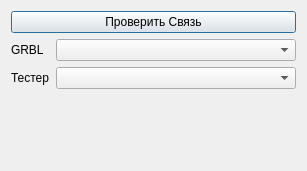
<?xml version="1.0" encoding="UTF-8"?>
<ui version="4.0">
 <class>DialogConnection</class>
 <widget class="QDialog" name="DialogConnection">
  <property name="geometry">
   <rect>
    <x>0</x>
    <y>0</y>
    <width>307</width>
    <height>171</height>
   </rect>
  </property>
  <property name="windowTitle">
   <string>Dialog</string>
  </property>
  <layout class="QFormLayout" name="formLayout">
   <item row="0" column="0" colspan="2">
    <widget class="QPushButton" name="pbPing">
     <property name="text">
      <string>Проверить Связь</string>
     </property>
    </widget>
   </item>
   <item row="1" column="0">
    <widget class="QLabel" name="label">
     <property name="sizePolicy">
      <sizepolicy hsizetype="Fixed" vsizetype="Preferred">
       <horstretch>0</horstretch>
       <verstretch>0</verstretch>
      </sizepolicy>
     </property>
     <property name="text">
      <string>GRBL</string>
     </property>
    </widget>
   </item>
   <item row="1" column="1">
    <widget class="QComboBox" name="cbxGrbl"/>
   </item>
   <item row="2" column="0">
    <widget class="QLabel" name="label_2">
     <property name="sizePolicy">
      <sizepolicy hsizetype="Fixed" vsizetype="Preferred">
       <horstretch>0</horstretch>
       <verstretch>0</verstretch>
      </sizepolicy>
     </property>
     <property name="text">
      <string>Тестер</string>
     </property>
    </widget>
   </item>
   <item row="2" column="1">
    <widget class="QComboBox" name="cbxTester"/>
   </item>
  </layout>
 </widget>
 <resources/>
 <connections/>
</ui>
